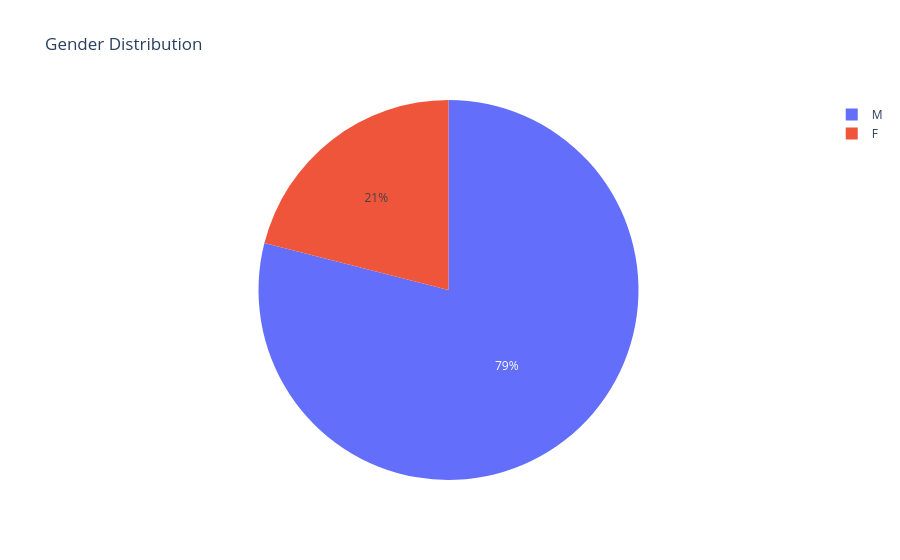

Notebook code for this chart:
### Code cell
gender_counts = data['Sex'].value_counts()
fig = px.pie(values=gender_counts.values, names=gender_counts.index, title="Gender Distribution")
fig.show()

### Figure 1 — Plotly figure (JSON) as saved in the notebook; plotly's stock layout.template omitted (floating-point values rounded to 4 significant figures)
{"data": [{"domain": {"x": [0, 1], "y": [0, 1]}, "hovertemplate": "label=%{label}<br>value=%{value}<extra></extra>", "labels": ["M", "F"], "legendgroup": "", "name": "", "showlegend": true, "type": "pie", "values": [725, 193]}], "layout": {"legend": {"tracegroupgap": 0}, "title": {"text": "Gender Distribution"}}}
